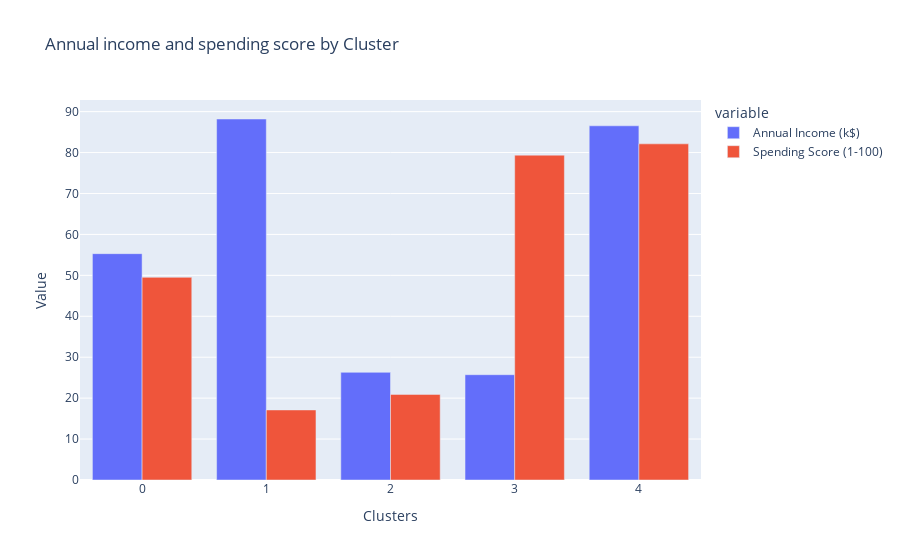

Notebook code cell kept with this figure:
### Code cell
#plotting side-by-side bar chart of `xgb`
xgb= X.groupby(final_model.labels_).mean()
fig = px.bar(
    xgb,
    barmode= 'group',
    title= "Annual income and spending score by Cluster"
)
fig.update_layout(xaxis_title= "Clusters" , yaxis_title= 'Value')

fig.show()

### Figure 1 — Plotly figure (JSON) as saved in the notebook; plotly's stock layout.template omitted (floating-point values rounded to 4 significant figures)
{"data": [{"alignmentgroup": "True", "hovertemplate": "variable=Annual Income (k$)<br>index=%{x}<br>value=%{y}<extra></extra>", "legendgroup": "Annual Income (k$)", "marker": {"color": "#636efa", "pattern": {"shape": ""}}, "name": "Annual Income (k$)", "offsetgroup": "Annual Income (k$)", "orientation": "v", "showlegend": true, "textposition": "auto", "type": "bar", "x": [0, 1, 2, 3, 4], "xaxis": "x", "y": [55.3, 88.2, 26.3, 25.73, 86.54], "yaxis": "y"}, {"alignmentgroup": "True", "hovertemplate": "variable=Spending Score (1-100)<br>index=%{x}<br>value=%{y}<extra></extra>", "legendgroup": "Spending Score (1-100)", "marker": {"color": "#EF553B", "pattern": {"shape": ""}}, "name": "Spending Score (1-100)", "offsetgroup": "Spending Score (1-100)", "orientation": "v", "showlegend": true, "textposition": "auto", "type": "bar", "x": [0, 1, 2, 3, 4], "xaxis": "x", "y": [49.52, 17.11, 20.91, 79.36, 82.13], "yaxis": "y"}], "layout": {"barmode": "group", "legend": {"title": {"text": "variable"}, "tracegroupgap": 0}, "title": {"text": "Annual income and spending score by Cluster"}, "xaxis": {"anchor": "y", "domain": [0, 1], "title": {"text": "Clusters"}}, "yaxis": {"anchor": "x", "domain": [0, 1], "title": {"text": "Value"}}}}
